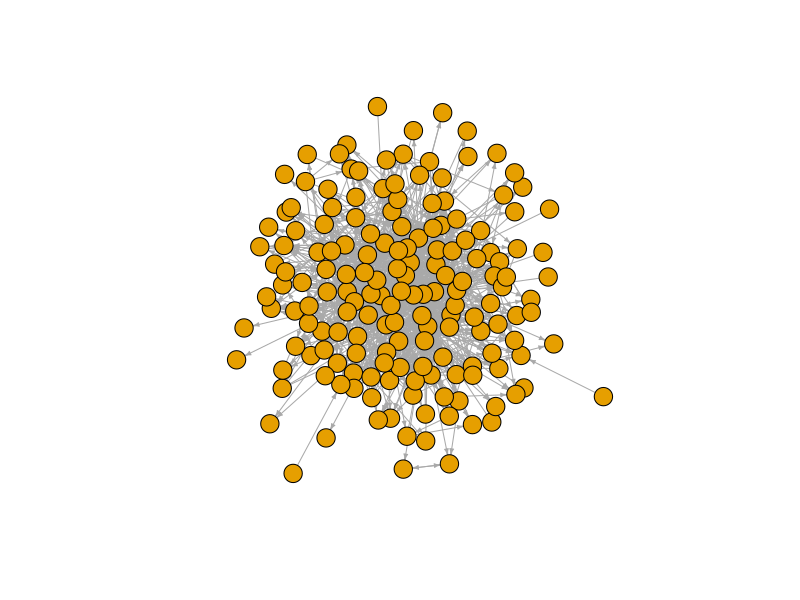
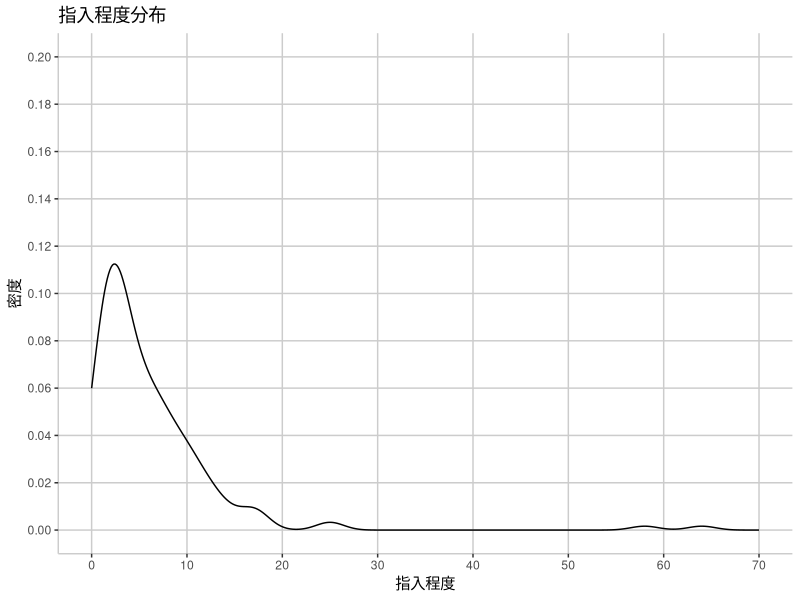
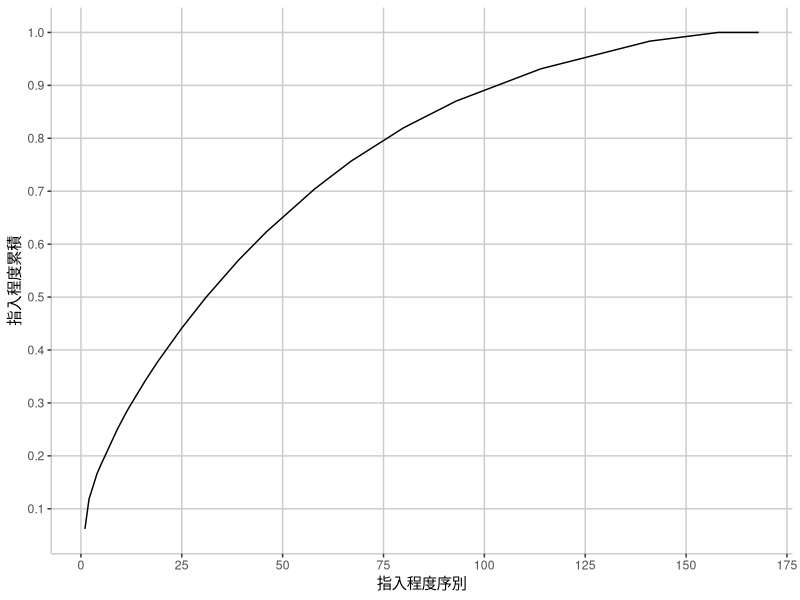
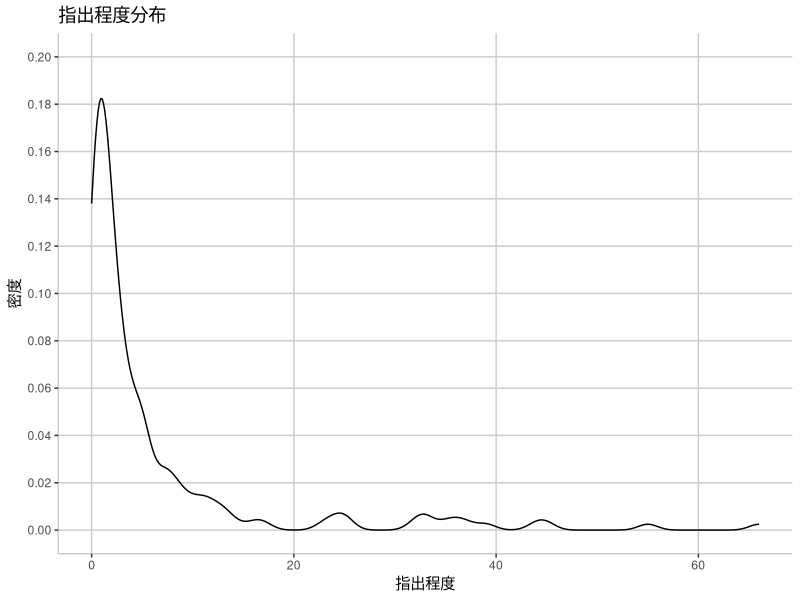
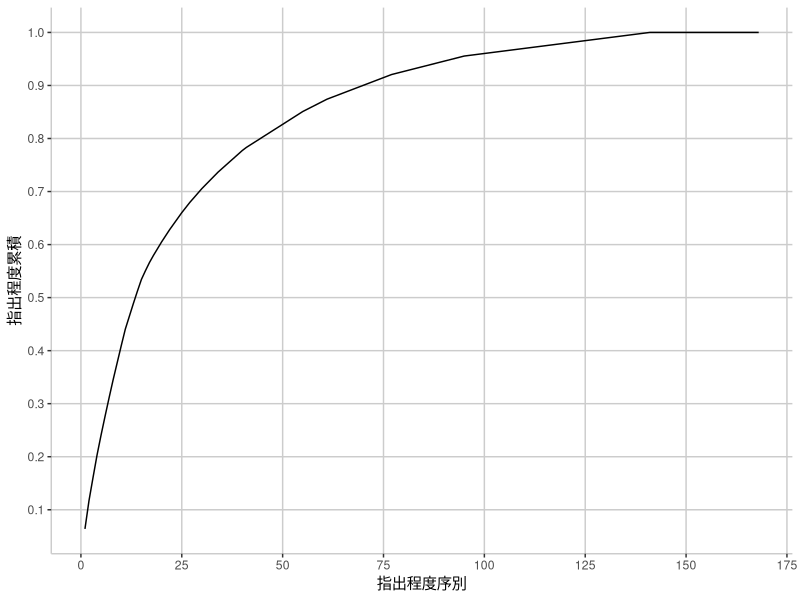

Reproduce these figures in R, in order. (Note: this script raises an error after producing the figures.)
library(tidyverse)
library(magrittr)
library(purrr)
library(lubridate)
library(readxl)
library(igraph)
library(ggplot2)
library(colorspace)

post_df <- read_excel("TaiwanDrama.xlsx") %>%
  mutate(comment_no=as.integer(comment_no),
         push_no=as.integer(push_no),
         commenter_no=as.integer(commenter_no)) %>%
  mutate(post_date=as.Date(post_date)) %>%
  mutate(rel=grepl("與惡", title)|grepl("與惡", ptext))

commenter_df <- read_excel("TaiwanDrama_commenters.xlsx")

rel_commenter_df <- commenter_df %>%
  filter(id %in% post_df$id[post_df$rel]) %>%
  group_by(id, author_id, commenter_id, comment_label) %>%
  summarise(count=n())

rel_commenter_df1 <- rel_commenter_df %>%
  group_by(id, author_id, commenter_id) %>%
  summarise(count=sum(count)) %>%
  arrange(desc(count))

rel_commenter_df2 <- rel_commenter_df1 %>%
  group_by(author_id, commenter_id) %>%
  summarise(count=n_distinct(count)) %>%
  select(commenter_id, author_id, count) %>%
  arrange(desc(count))

print(paste("發文數：", length(unique(rel_commenter_df1$id))))
print(paste("發文者人數：", length(unique(rel_commenter_df2$author_id))))
print(paste("推文者人數：", length(unique(rel_commenter_df2$commenter_id))))

# 將data frame轉換成graph，以推文者回應發文者的發文數為兩個連結間的權重
post_graph <- graph_from_data_frame(rel_commenter_df2)

# 參與的使用者帳號：Number of Vertices, vcount
print(paste("參與的使用者帳號數：", vcount(post_graph)))

# 推文者回應的發文者帳號數
out_deg <- degree(post_graph, v = V(post_graph), mode = "out",
                  loops = TRUE, normalized = FALSE)
table(out_deg)
# 推文者回應的發文者帳號數：0，只參與發文的使用者帳號
print(paste("只參與發文的使用者帳號數：", length(which(out_deg==0))))

# 發文者獲得的推文者帳號數
in_deg <- degree(post_graph, v = V(post_graph), mode = "in",
                 loops = TRUE, normalized = FALSE)
table(in_deg)
# 發文者獲得的推文者帳號數：0，只參與推文的使用者帳號
print(paste("只參與發文的使用者帳號數：", length(which(in_deg==0))))

# 同時有發文與推文的帳號數
print(paste("同時有發文與推文的帳號數：",
            vcount(post_graph)-length(which(out_deg==0))-length(which(in_deg==0))))

user_df <- data.frame(user_id= attr(V(post_graph), "names"),
                      in_deg, out_deg,
                      stringsAsFactors = FALSE)

selected_vid <- user_df %>%
  mutate(vid=row_number()) %>%
  filter(in_deg>0 & out_deg>0) %>%
  pull(vid)

active_user_g <- induced_subgraph(post_graph, selected_vid) %>%
  simplify()

plot(active_user_g,
     vertex.size=10,
     vertex.label=NA,
     edge.arrow.size=0.3,
     layout = layout_with_kk)

print(paste("共有多少節點：", gorder(active_user_g)))
print(paste("共有多少連結：", gsize(active_user_g)))
print(paste("密度：", edge_density(active_user_g)))

print(paste0("此網路彼此", ifelse(is_connected(active_user_g, "weak"), "相連", "不相連")))

comp <- components(active_user_g, "weak")
print(paste("弱相連：分為多少個部分：", comp$no))
print(paste("最大的部分佔所有節點數比例：", max(comp$csize)/vcount(active_user_g)))

comp <- components(active_user_g, "strong")
print(paste("強相連：分為多少個部分：", comp$no))
print(paste("最大的部分佔所有節點數比例：", max(comp$csize)/vcount(active_user_g)))

print(paste("最長距離：", diameter(active_user_g)))
print(paste("平均距離：", mean_distance(active_user_g)))

dyad_census(active_user_g)
triad_census(active_user_g)

ei <- eigen_centrality(active_user_g)
au <- authority_score(active_user_g)
hu <- hub_score(active_user_g)
user_df <- data.frame(user_id=V(active_user_g)$name,
                      in_deg=degree(active_user_g, mode="in"),
                      out_deg=degree(active_user_g, mode="out"),
                      btw=betweenness(active_user_g),
                      eig=ei$vector,
                      aut=au$vector,
                      hub=hu$vector,
                      core=coreness(active_user_g),
                      stringsAsFactors=FALSE)

# degree centrality
user_df %>%
  ggplot() +
  geom_density(aes(x=in_deg)) +
  scale_x_continuous(limits=c(0, 70), breaks=seq(0, 70, 10)) +
  scale_y_continuous(limits=c(0, 0.2), breaks=seq(0, 0.2, 0.02)) +
  labs(x="指入程度", y="密度", title="指入程度分布") +
  theme(panel.background=element_blank(),
        panel.grid.major=element_line(color="grey80"),
        panel.grid.minor=element_blank(),
        axis.line=element_line(color="grey80"))

user_df %>%
  arrange(desc(in_deg)) %>%
  mutate(rank=row_number(), cum_prob=cumsum(in_deg)/sum(in_deg)) %>%
  ggplot() +
  geom_line(aes(x=rank, y=cum_prob)) +
  scale_x_continuous(breaks=seq(0, 175, 25)) +
  scale_y_continuous(breaks=seq(0, 1, 0.1)) +
  labs(x="指入程度序別", y="指入程度累積") +
  theme(panel.background=element_blank(),
        panel.grid.major=element_line(color="grey80"),
        panel.grid.minor=element_blank(),
        axis.line=element_line(color="grey80"))

user_df %>%
  ggplot() +
  geom_density(aes(x=out_deg)) +
  scale_y_continuous(limits=c(0, 0.2), breaks=seq(0, 0.2, 0.02)) +
  labs(x="指出程度", y="密度", title="指出程度分布") +
  theme(panel.background=element_blank(),
        panel.grid.major=element_line(color="grey80"),
        panel.grid.minor=element_blank(),
        axis.line=element_line(color="grey80"))
  
user_df %>%
  arrange(desc(out_deg)) %>%
  mutate(rank=row_number(), cum_prob=cumsum(out_deg)/sum(out_deg)) %>%
  ggplot() +
  geom_line(aes(x=rank, y=cum_prob)) +
  scale_x_continuous(breaks=seq(0, 175, 25)) +
  scale_y_continuous(breaks=seq(0, 1, 0.1)) +
  labs(x="指出程度序別", y="指出程度累積") +
  theme(panel.background=element_blank(),
        panel.grid.major=element_line(color="grey80"),
        panel.grid.minor=element_blank(),
        axis.line=element_line(color="grey80"))

cpal <- choose_palette(gui = "shiny")
user_df %<>%
  mutate(vcolor=cut(in_deg,
                    breaks=seq(0, max(in_deg), max(in_deg)/7),
                    labels=cpal(7)))

user_df %>%
  top_n(10, in_deg) %>%
  ggplot() +
  geom_col(aes(x=reorder(user_id, in_deg), y=in_deg, fill=vcolor)) +
  scale_fill_identity() +
  scale_y_continuous(breaks=seq(0, 70, 10)) +
  coord_flip() +
  labs(x="使用者帳號", y="指入程度", title="指入程度前10的使用者帳號") +
  theme(panel.background=element_blank(),
        panel.grid.major.x=element_line(color="grey80"),
        panel.grid.minor=element_blank(),
        axis.line=element_line(color="grey80"))

plot(active_user_g,
     vertex.size=round(log2(user_df$in_deg)+1)*3,
     vertex.color=user_df$vcolor,
     vertex.label=NA,
     edge.arrow.size=0.1,
     layout = layout_with_kk)

user_df %<>%
  mutate(vcolor=cut(out_deg,
                    breaks=seq(0, max(out_deg), max(out_deg)/7),
                    labels=cpal(7)))

user_df %>%
  top_n(10, out_deg) %>%
  ggplot() +
  geom_col(aes(x=reorder(user_id, out_deg), y=out_deg, fill=vcolor)) +
  scale_fill_identity() +
  scale_y_continuous(breaks=seq(0, 70, 10)) +
  coord_flip() +
  labs(x="使用者帳號", y="指出程度", title="指出程度前10的使用者帳號") +
  theme(panel.background=element_blank(),
        panel.grid.major.x=element_line(color="grey80"),
        panel.grid.minor=element_blank(),
        axis.line=element_line(color="grey80"))

plot(active_user_g,
     vertex.size=round(log2(user_df$out_deg)+1)*3,
     vertex.color=user_df$vcolor,
     vertex.label=NA,
     edge.arrow.size=0.3,
     layout = layout_with_kk)

user_df %<>%
  mutate(vcolor=cut(in_deg+out_deg,
                   breaks=seq(0, max(in_deg+out_deg), max(in_deg+out_deg)/7),
                   labels=cpal(7)))

user_df %>%
  ggplot() +
  geom_text(aes(x=out_deg, y=in_deg, label=user_id,
                color=vcolor)) +
  scale_color_identity() +
  labs(x="指出程度", y="指入程度", title="各使用者帳號的指入與指出程度") +
  theme(panel.background=element_blank(),
        panel.grid.major=element_line(color="grey80"),
        panel.grid.minor=element_blank(),
        axis.line=element_line(color="grey80"))

# betweenness centrality
user_df %<>%
  mutate(vcolor=cut(btw,
                   breaks=seq(0, max(btw), max(btw)/7),
                   labels=cpal(7)))

user_df %>%
  top_n(10, btw) %>%
  ggplot() +
  geom_col(aes(x=reorder(user_id, btw), y=btw, fill=vcolor)) +
  #  scale_y_continuous(breaks=seq(0, 70, 10)) +
  scale_fill_identity() +
  coord_flip() +
  labs(x="使用者帳號", y="中介性", title="中介性前10的使用者帳號") +
  theme(panel.background=element_blank(),
        panel.grid.major.x=element_line(color="grey80"),
        panel.grid.minor=element_blank(),
        axis.line=element_line(color="grey80"))

# eigenvector centrailty
user_df %<>%
  mutate(vcolor=cut(eig,
                    breaks=seq(0, max(eig), max(eig)/7),
                    labels=cpal(7)))
user_df %>%
  top_n(10, eig) %>%
  ggplot() +
  geom_col(aes(x=reorder(user_id, eig), y=eig, fill=vcolor)) +
  #  scale_y_continuous(breaks=seq(0, 70, 10)) +
  scale_fill_identity() +
  coord_flip() +
  labs(x="使用者帳號", y="特徵中心性", title="特徵中心性前10的使用者帳號") +
  theme(panel.background=element_blank(),
        panel.grid.major.x=element_line(color="grey80"),
        panel.grid.minor=element_blank(),
        axis.line=element_line(color="grey80"))

# authority-hub
user_df %<>%
  mutate(vcolor=cut(aut,
                    breaks=seq(0, max(aut), max(aut)/7),
                    labels=cpal(7)))
user_df %>%
  top_n(10, aut) %>%
  ggplot() +
  geom_col(aes(x=reorder(user_id, aut), y=aut, fill=vcolor)) +
  #  scale_y_continuous(breaks=seq(0, 70, 10)) +
  scale_fill_identity() +
  coord_flip() +
  labs(x="使用者帳號", y="authority", title="authority score前10的使用者帳號") +
  theme(panel.background=element_blank(),
        panel.grid.major.x=element_line(color="grey80"),
        panel.grid.minor=element_blank(),
        axis.line=element_line(color="grey80"))

user_df %<>%
  mutate(vcolor=cut(hub,
                    breaks=seq(0, max(hub), max(hub)/7),
                    labels=cpal(7)))
user_df %>%
  top_n(10, hub) %>%
  ggplot() +
  geom_col(aes(x=reorder(user_id, hub), y=hub, fill=vcolor)) +
  #  scale_y_continuous(breaks=seq(0, 70, 10)) +
  scale_fill_identity() +
  coord_flip() +
  labs(x="使用者帳號", y="hub", title="hub score前10的使用者帳號") +
  theme(panel.background=element_blank(),
        panel.grid.major.x=element_line(color="grey80"),
        panel.grid.minor=element_blank(),
        axis.line=element_line(color="grey80"))

# coreness
vcolor <- cpal(12)[user_df$core]
plot(active_user_g,
     vertex.size=10,
     vertex.label=NA,
     vertex.color=vcolor,
     edge.arrow.size=0.3,
     layout = layout_with_kk)

# community detection
mu_edges <- which_mutual(active_user_g)
mutual_user_g <- as.undirected(active_user_g, mode="mutual")

plot(mutual_user_g,
     vertex.size=10,
     vertex.label=NA,
     layout = layout_with_kk)

comp <- components(mutual_user_g)
mutual_user_g <- induced_subgraph(mutual_user_g, V(mutual_user_g)[comp$membership==1])

plot(mutual_user_g,
     vertex.size=10,
     vertex.label=NA,
     layout = layout_with_kk)

cpal <-  choose_palette(gui = "shiny")

comm <- cluster_louvain(mutual_user_g)
vcolor <- cpal(max(comm$membership))[comm$membership]
plot(mutual_user_g,
     vertex.size=10,
     vertex.color=vcolor,
     vertex.label=comm$membership,
     layout = layout_with_kk)
print(paste("modularity:", modularity(comm)))

comm <- cluster_edge_betweenness(mutual_user_g)
vcolor <- cpal(max(comm$membership))[comm$membership]
plot(mutual_user_g,
     vertex.size=10,
     vertex.color=vcolor,
     vertex.label=comm$membership,
     layout = layout_with_kk)
print(paste("modularity:", modularity(comm)))
plot_dendrogram(comm, mode="dendrogram", use.modularity=TRUE)
plot_dendrogram(comm, mode="hclust", use.modularity=TRUE)
plot_dendrogram(comm, mode="phylo", use.modularity=TRUE)

comm <- cluster_label_prop(mutual_user_g)
vcolor <- cpal(max(comm$membership))[comm$membership]
plot(mutual_user_g,
     vertex.size=10,
     vertex.color=vcolor,
     vertex.label=comm$membership,
     layout = layout_with_kk)
print(paste("modularity:", modularity(comm)))

comm <- cluster_fast_greedy(mutual_user_g)
vcolor <- cpal(max(comm$membership))[comm$membership]
plot(mutual_user_g,
     vertex.size=10,
     vertex.color=vcolor,
     vertex.label=comm$membership,
     layout = layout_with_kk)
print(paste("modularity:", modularity(comm)))
plot_dendrogram(comm, mode="dendrogram", use.modularity=TRUE)
plot_dendrogram(comm, mode="hclust", use.modularity=TRUE)
plot_dendrogram(comm, mode="phylo", use.modularity=TRUE)

comm <- cluster_leading_eigen(mutual_user_g)
vcolor <- cpal(max(comm$membership))[comm$membership]
plot(mutual_user_g,
     vertex.size=10,
     vertex.color=vcolor,
     vertex.label=comm$membership,
     layout = layout_with_kk)
print(paste("modularity:", modularity(comm)))

comm <- cluster_spinglass(mutual_user_g)
vcolor <- cpal(max(comm$membership))[comm$membership]
plot(mutual_user_g,
     vertex.size=10,
     vertex.color=vcolor,
     vertex.label=comm$membership,
     layout = layout_with_kk)
print(paste("modularity:", modularity(comm)))
